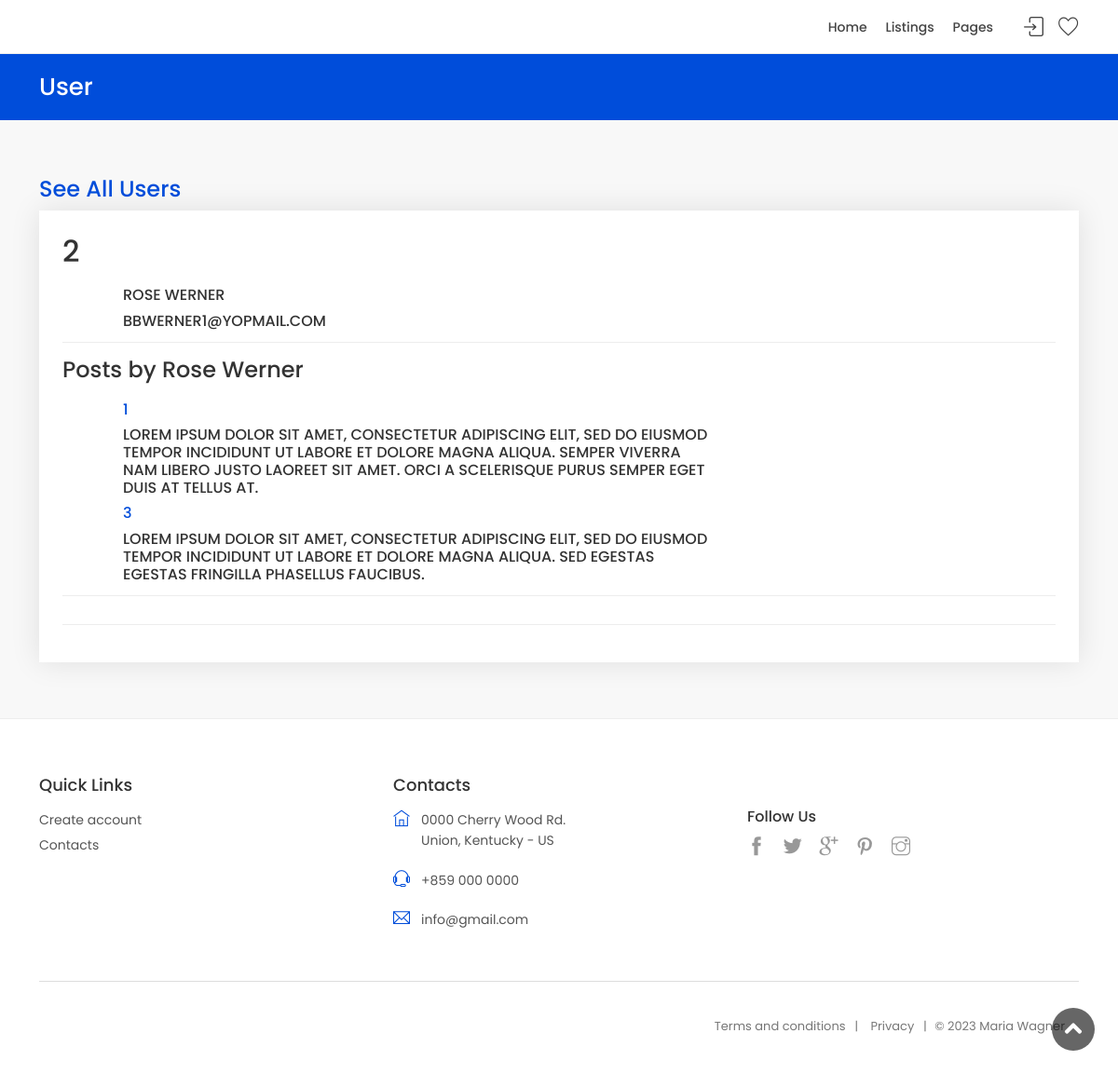
Screenshot of /users/detail.php?id=2 with the database file from the repository.
### tables this page shows
CREATE TABLE `user` (
  `userID` int(10) UNSIGNED NOT NULL,
  `name` varchar(48) DEFAULT NULL,
  `email` varchar(68) DEFAULT NULL,
  `password` varchar(48) DEFAULT NULL
);

CREATE TABLE `comment` (
  `commentID` int(10) UNSIGNED NOT NULL,
  `description` text DEFAULT NULL,
  `userID` int(10) UNSIGNED DEFAULT NULL
);

### lib/db.php (called while the page is built, shortened)
<?php
function query($pdo,$query,$data=[]){
	$query=$pdo->prepare($query);
	$query->execute($data);
	return $query;
}

### users/detail.php (the view, shortened to what this page needs)
<?php
require_once('../lib/db.php');
$users=query($pdo,'SELECT * FROM user WHERE user.userID=?',[$_GET['id']]);
$users=$users->fetch();
$posts=query($pdo,'SELECT comment.userID, comment.description, comment.commentID, user.name FROM comment JOIN user ON user.userID=comment.userID WHERE user.userID=?',[$_GET['id']])
?>
<!DOCTYPE html>
<html lang="en">
<head>
    <link href="../css/bootstrap.min.css" rel="stylesheet">
    <link href="../css/style.css" rel="stylesheet">
	<link href="../css/vendors.css" rel="stylesheet">
    <link href="../css/custom.css" rel="stylesheet">
</head>
<body>
	<div id="page">
	<header class="header_in is_sticky menu_fixed">
		<div class="container">
			<div class="row">
				<div class="col-lg-3 col-12">
				</div>
				<div class="col-lg-9 col-12">
					<ul id="top_menu">
						<li><a href="../lib/auth/login.php" class="login" title="Sign In"><?php echo "Sign In";?></a></li>
						<li><a href="" class="wishlist_bt_top" title="Your wishlist"><?php echo "Your wishlist";?></a></li>
					</ul>
					<nav id="menu" class="main-menu">
						<ul>
							<li><span><a href="../index.php"><?php echo "Home";?></a></span>
							</li>
							<li><span><a href="../book-listings.php"><?php echo "Listings";?></a></span>
							</li>
							<li><span><a href="#0"><?php echo "Pages";?></a></span>
							</li>
						</ul>
					</nav>
				</div>
			</div>
		</div>
	</header>
	<div class="sub_header_in sticky_header">
		<div class="container">
			<h1><?php echo "User";?></h1>
		</div>
	</div>
	<main>
		<div class="container margin_60_35">
		<h4 data-bs-target="#collapse_ft_1"><a href="index.php" ><?php echo "See All Users";?></a></h4>
			<div class="box_booking">
				<div class="strip_booking">
					<div class="row">
						<div class="col-lg-9 col-md-5">
							<h2><?php echo $users['userID'];?></h2>
							<h3><?php echo $users['name'];?></h3>
							<h3><?php echo $users['email'];?></h3>
						</div>
						<div class="col-lg-2 col-md-2">
						</div>
					</div>
				</div>
				<h4 data-bs-target="#collapse_ft_1"><?php echo "Posts by ".$users['name'];?></h4>
				<?php
				while($post=$posts->fetch()){
				?>
					<div class="strip_booking">
						<div class="row">
							<div class="col-lg-8 col-md-5">
								<h3><a href="../comments/detail.php?id=<?=$post['commentID']?>"><?php echo $post['commentID'];?></h3>
								<h3><?php echo $post['description'];?></h3>
							</div
						</div>
					</div>
				<?php
				}
				?>
			</div>
		</div>
	</main>
	<footer class="plus_border">
		<div class="container margin_60_35">
			<div class="row">
				<div class="col-lg-4 col-md-6 col-sm-6">
					<h3 data-bs-target="#collapse_ft_1"><?php echo "Quick Links" ;?></h3>
					<div class="collapse dont-collapse-sm" id="collapse_ft_1">
						<ul class="links">
							<li><a href="../lib/auth/register.php"><?php echo "Create account" ;?></a></li>
							<li><a href="../contacts.php"><?php echo "Contacts" ;?></a></li>
						</ul>
					</div>
				</div>
				<div class="col-lg-4 col-md-6 col-sm-6">
					<h3 data-bs-target="#collapse_ft_3"><?php echo "Contacts" ;?></h3>
					<div class="collapse dont-collapse-sm" id="collapse_ft_3">
						<ul class="contacts">
							<li><i class="ti-home"></i><?php echo "0000 Cherry Wood Rd." ;?><br><?php echo "Union, Kentucky - US" ;?></li>
							<li><i class="ti-headphone-alt"></i><?php echo "+859 000 0000" ;?></li>
							<li><i class="ti-email"></i><a href="#0"><?php echo "info@gmail.com" ;?></a></li>
						</ul>
					</div>
				</div>
				<div class="col-lg-4 col-md-6 col-sm-6">
					<div class="collapse dont-collapse-sm" id="collapse_ft_4">
						<div class="follow_us">
							<h5><?php echo "Follow Us" ;?></h5>
							<ul>
								<li><a href="#0"><i class="ti-facebook"></i></a></li>
								<li><a href="#0"><i class="ti-twitter-alt"></i></a></li>
								<li><a href="#0"><i class="ti-google"></i></a></li>
								<li><a href="#0"><i class="ti-pinterest"></i></a></li>
								<li><a href="#0"><i class="ti-instagram"></i></a></li>
							</ul>
						</div>
					</div>
				</div>
			</div>
			<hr>
			<div class="row">
				<div class="col-lg-12">
					<ul id="additional_links">
						<li><a href="#0"><?php echo "Terms and conditions" ;?></a></li>
						<li><a href="#0"><?php echo "Privacy" ;?></a></li>
						<li><span><?php echo "© 2023 Maria Wagner" ;?></span></li>
					</ul>
				</div>
			</div>
		</div>
	</footer>
	</div>
	<div id="toTop"></div>
</body>
</html>

### rows the page displays
user: userID "2", name "ROSE WERNER", email "BBWERNER1@YOPMAIL.COM", name "Rose Werner"
comment: commentID "1", description "LOREM IPSUM DOLOR SIT AMET, CONSECTETUR ADIPISCING ELIT, SED DO EIUSMOD TEMPOR INCIDIDUNT UT LABORE ET DOLORE MAGNA ALIQUA. SEMPER VIVERRA NAM LIBERO JUSTO LAOREET SIT AMET. ORCI A SCELERISQUE PURUS SEMPER EGET DUIS AT TELLUS AT."
comment: commentID "3", description "LOREM IPSUM DOLOR SIT AMET, CONSECTETUR ADIPISCING ELIT, SED DO EIUSMOD TEMPOR INCIDIDUNT UT LABORE ET DOLORE MAGNA ALIQUA. SED EGESTAS EGESTAS FRINGILLA PHASELLUS FAUCIBUS."
